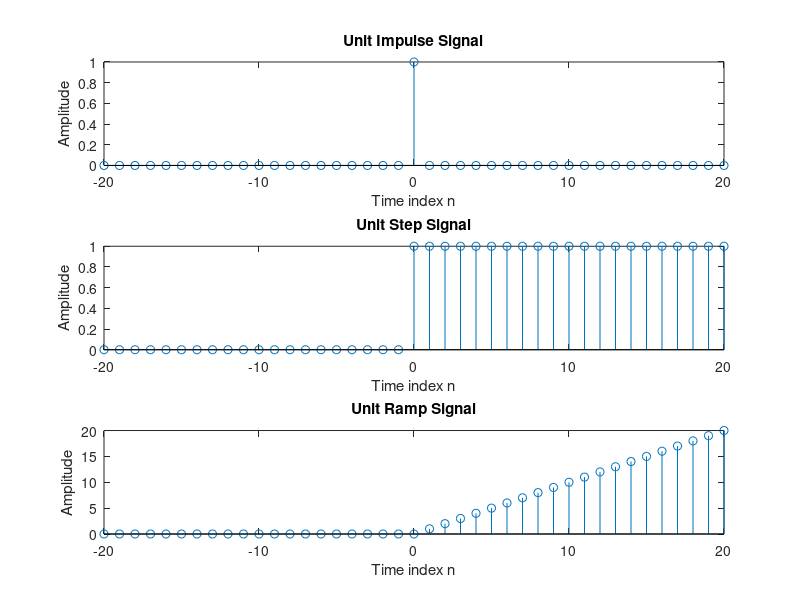

The MATLAB script that drew this image:
clc; 
clear all; 
close all; 
%Unit Impulse Signal
n = -20:20;
x = [zeros(1,20) 1 zeros(1,20)]; 
subplot(3,1,1); 
stem(n,x); 
xlabel('Time index n');  
ylabel('Amplitude'); 
title('Unit Impulse Signal'); 
%Unit Step Signal
y = [zeros(1,20) 1 ones(1,20)]; 
subplot(3,1,2); 
stem(n,y); 
xlabel('Time index n');  
ylabel('Amplitude'); 
title('Unit Step Signal'); 
%Unit Ramp Signal
z=[zeros(1,21),1:20]; 
subplot(3,1,3); 
stem(n,z); 
xlabel('Time index n');  
ylabel('Amplitude'); 
title('Unit Ramp Signal');  